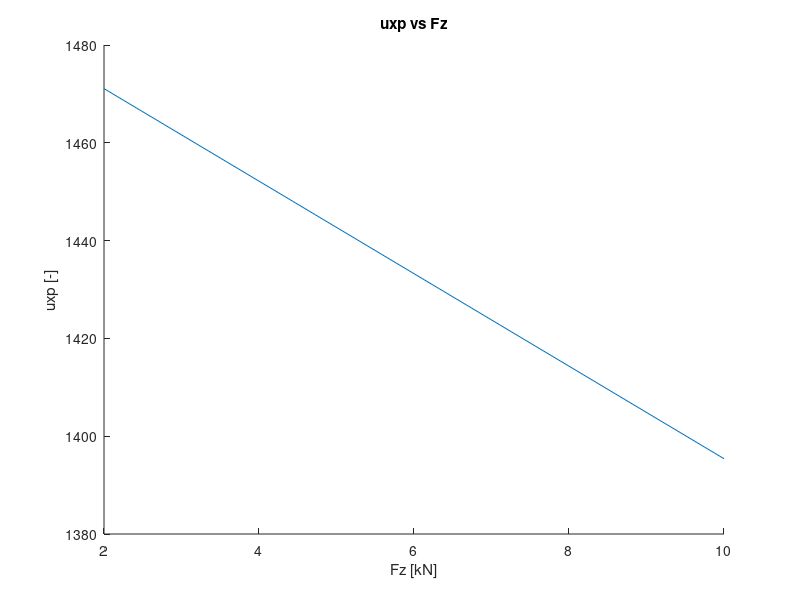
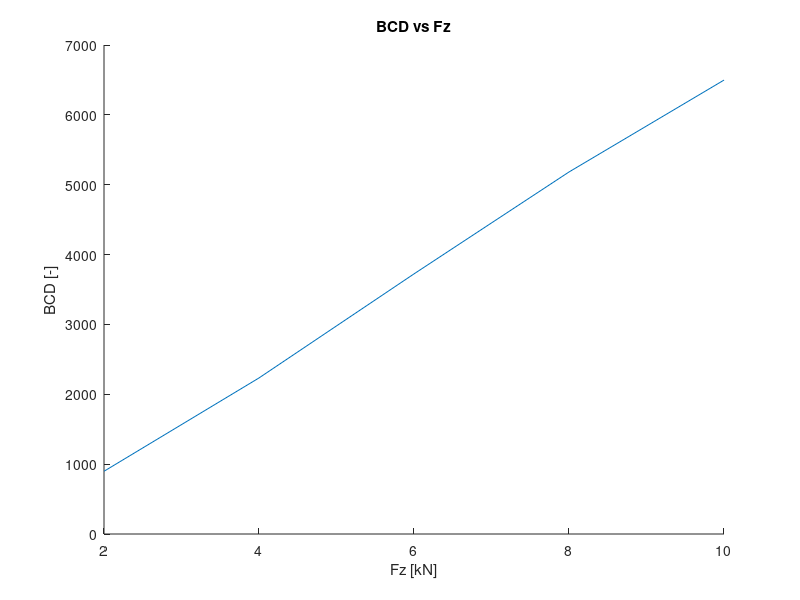
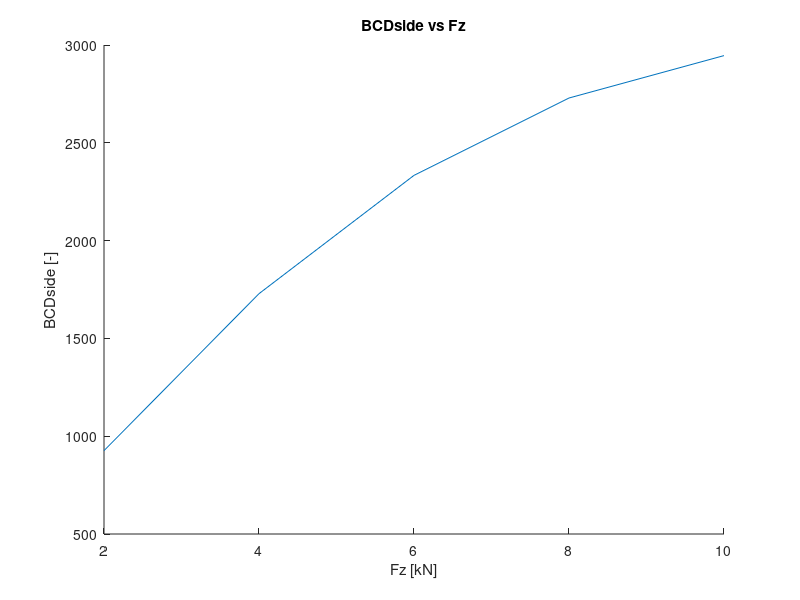
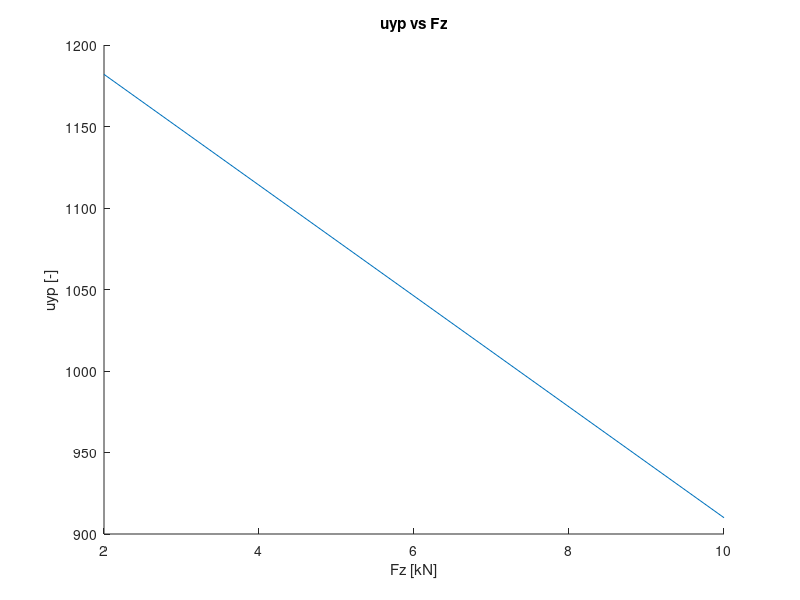

The MATLAB script that drew these images, in order: (Note: this script raises an error after producing the figures.)
clear all
clc

% SLOPE IN THE ORIGIN OF Fx-? CURVE
% Vertical Force
Fz = [2 4 6 8 10]; %[kN]

% Longitudinal Coefficients
b = [2.37272 -9.46 1490 130 276 0.0886 0.00402 -0.0615 1.2 0.0299 -0.176];

% Calculate Maximum Longitudinal Force Coefficients
uxp = b(2).*Fz + b(3);

% Calculate Slip Stiffness BCDlong
BCDlong = (b(4).*Fz.^2 + b(5).*Fz).*exp(-b(6).*Fz);

figure; hold on;
plot(Fz, uxp);
title('uxp vs Fz');
xlabel('Fz [kN]');
ylabel('uxp [-]');

figure; hold on;
plot(Fz, BCDlong);
title('BCD vs Fz');
xlabel('Fz [kN]');
ylabel('BCD [-]');

% SIDE SLIP STIFFNESS
% Lateral Coefficients
a = [1.65 -34 1250 3036 12.8 0.00501 -0.02103 0.77394 0.0022890 0.013442 0.003709 19.1656 1.21356 6.26206];

% Calculate Side Slip Stiffness BCDside
BCDside = a(4).*sind(2*atand(Fz./a(5)));

% Calculate Maximum Lateral Force Coefficients
uyp = a(2).*Fz + a(3);

% Calculate Side Slip Stiffness with Camber Angle Effect BCDcamber
gamma = -20:20;
BCDcamber = a(4)*sind(2*atand(5/a(5))).*(1-a(6).*abs(gamma));

figure; hold on;
plot(Fz, BCDside);
title('BCDside vs Fz');
xlabel('Fz [kN]');
ylabel('BCDside [-]');

figure; hold on;
plot(Fz, uyp);
title('uyp vs Fz');
xlabel('Fz [kN]');
ylabel('uyp [-]');

figure; hold on;
plot(gamma, BCDcamber);
title('BCDcamber vs gamma at Fz=5kN');
xlabel('gamma [deg]');
ylabel('BCDcamber [-]');

% SELF-ALIGNMENT TORQUE STIFFNESS
% Aligning Coefficients
c = [2.34 1.495 6.416654 -3.57403 -0.087737 0.098410 0.0027699 -0.0001151 0.1 -1.33329 0.025501 -0.02357 0.03027 -0.0647 0.0211329 0.89469 -0.099443];

% Calculate self-alignment stiffness BCDalign
BCDalign = (c(4).*Fz.^3 + c(5).*Fz).*exp(-c(6).*Fz);

% Calculate Self-Aligning Stiffness with Camber Angle Effect BCDalignCamber
BCDalignCamber = (c(4)*5^3 + c(5)*5)*exp(-c(6)*5).*(1-c(7).*abs(gamma));

figure; hold on;
plot(Fz, BCDalign);
title('BCDalign vs Fz');
xlabel('Fz [kN]');
ylabel('BCDalign [-]');

figure; hold on;
plot(gamma, BCDalignCamber);
title('BCDalignCamber vs gamma at Fz=5kN');
xlabel('gamma [deg]');
ylabel('BCDalignCamber [-]');

% TIRE NON-LINEAR MODEL
% Read Excel File
[NUM, TXT, RAW] = xlsread('Project2_TireCharacteristics.xls');
index = 1:201;

% Extract Data Into Suitable Variables
Slip = NUM(index, 1);
SideSlip = NUM(index, 7);
Fx = zeros(201, 5);
Fy = zeros(201, 5);
Mz = zeros(201, 5);
for i = 1:5
   Fx(index, i) = NUM(index, i+1); 
   Fy(index, i) = NUM(index, i+7);
   Mz(index, i) = NUM(index, i+13);
end

% Evaluate Longitudinal Force Coefficient
ux = zeros(201, 5);
for i = 1:5
   for j = 1:201
      ux(j, i) = Fx(j, i)/(Fz(i)*10^3); 
   end
end

% Plot ux vs Slip
figure; hold on;
for i = 1:5
   plot(Slip, ux(index, i)); 
end
legend('ux [2kN]', 'ux [4kN]', 'ux [6kN]', 'ux [8kN]', 'ux [10kN]');
xlabel('Slip [-]');
ylabel('ux [-]');
title('ux vs Slip for a range of Fz');

% Evaluate Lateral Force Coefficient
uy = zeros(201, 5);
for i = 1:5
    for j = 1:201
       uy(j, i) =  Fy(j, i)/(Fz(i)*10^3);
    end
end

% Plot uy vs Side Slip
figure; hold on;
for i = 1:5
   plot(SideSlip, uy(index, i)); 
end
legend('uy [2kN]', 'uy [4kN]', 'uy [6kN]', 'uy [8kN]', 'uy [10kN]');
xlabel('SideSlip [-]');
ylabel('uy [-]');
title('uy vs Slip for a range of Fz');

% Calculate and Plot Lever Arm t[mm] at Fz=4kN
t = -Mz(index, 2)./Fy(index, 2)*10^3;

figure; hold on;
plot(SideSlip, t);
title('Lever Arm vs SideSlip at Fz=4kN');
xlabel('SideSlip [-]');
ylabel('t[mm]');

% Plot Gough Diagram
figure; hold on;
for i = 1:5
    plot(Mz(index, i), Fy(index, i));
end

for i = index
   plot(Mz(i, 1:5), Fy(i, 1:5)); 
end
grid on;
title('Fy vs Mz in ranges of Fz and alpha');
xlabel('Mz [Nm]');
ylabel('Fy [N]');

% INTERACTION OF TIRE-ROAD FORCES IN LONGITUDINAL AND LATERAL DIRECTIONS
% Evaluate and Plot Fy as a function of Fx at Fz = 4kN and Camber = 0 for different
% side slip
indeces = [111 121 131 141 151];
Fy0 = Fy(indeces(1:5), 2); % [N]
Fx0 = Fz(2)*uxp(2); % [N]
Fyn = zeros(201, 5);
for i = 1:5
    for j = index
        Fyn(j, i) = Fy0(i).*sqrt(1-(Fx(j, 2)/Fx0)^2); 
    end
end

figure; hold on;
for i = 1:5
   plot(Fx(index, 2), Fyn(index, i)); 
end
legend('alpha = 2', 'alpha = 4', 'alpha = 6', 'alpha = 8', 'alpha = 10');
title('Fy vs Fx for a range of alpha');
xlabel('Fx [N]');
ylabel('Fy [N]');

% Evaluate and Plot Side Slip Stiffness as a function of Fx at different values of
% Fz

C = zeros(201, 5);
for i = 1:5
   for j = index
       if (Fx(j, i) < uxp(i)*Fz(i))
           C(j, i) = BCDside(i)*sqrt(1-(Fx(j, i)/(uxp(i)*Fz(i)))^2);
       else
           C(j, i) = 0;
       end
   end
end

figure; hold on;
for i = 1:5
   plot(Fx(index, i), C(index, i)); 
end
legend('Fz = 2kN', 'Fz = 4kN', 'Fz = 6kN', 'Fz = 8kN', 'Fz = 10kN');
title('C vs Fx for a range of Fz');
xlabel('Fx [N]');
ylabel('C [N/deg]');

% Evaluate and Plot Lateral Force Coefficient uy as a function of ux at Fz=4kN
uyn = zeros(201, 1);

for i = index
   uyn(i) = max(uy(index, 2))*sqrt(1-(ux(i, 2)/uxp(2))^2); 
end

figure; hold on;
plot(ux(index, 2), uyn(index));
title('uy vs ux at Fz = 4kN');
xlabel('ux [-]');
ylabel('uy [-]');